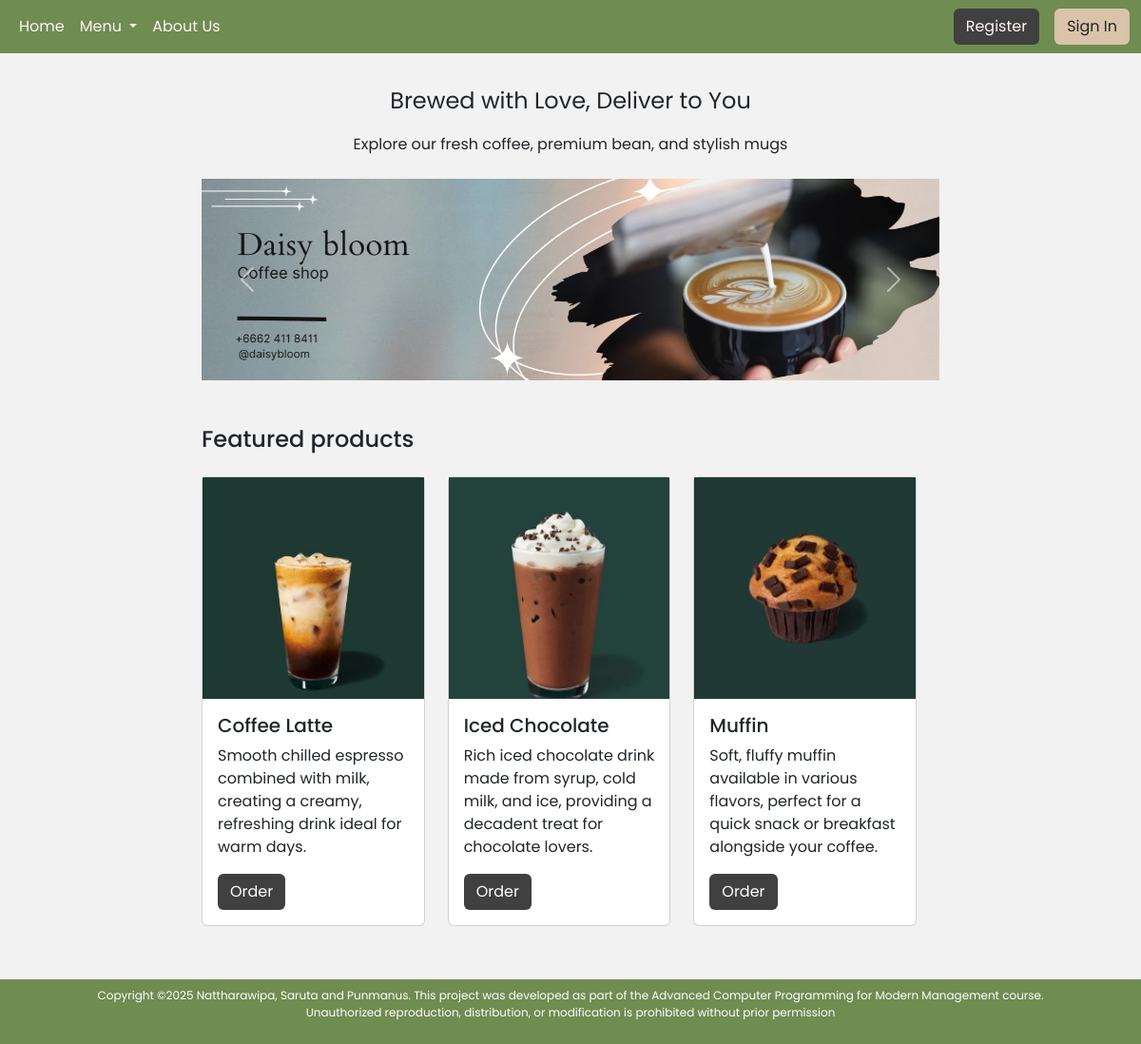
The page / on the database its author committed.
### tables this page shows
CREATE TABLE `goods` (
  `goods_id` int(11) NOT NULL,
  `name` varchar(50) NOT NULL,
  `description` varchar(250) NOT NULL,
  `price` decimal(10,2) NOT NULL,
  `quantity` int(11) NOT NULL,
  `Coffee` varchar(50) NOT NULL,
  `img` varchar(255) NOT NULL
);

### index.php (the view, shortened to what this page needs)
<?php
include 'php/config.php';
    $userQuery1 = "SELECT * FROM goods WHERE goods_id = '17' " ;
    $userQuery2 = "SELECT * FROM goods WHERE goods_id = '23' " ;
    $userQuery3 = "SELECT * FROM goods WHERE goods_id = '24' " ;
    $result1 = mysqli_query($connect,$userQuery1);
    $result2 = mysqli_query($connect,$userQuery2);
    $result3 = mysqli_query($connect,$userQuery3);
    $row1 = mysqli_fetch_assoc($result1);
    $row2 = mysqli_fetch_assoc($result2);
    $row3 = mysqli_fetch_assoc($result3);
?>
<!DOCTYPE html>
<html lang="en">
<head>
    <link rel="stylesheet" href="css/bootstrap.min.css">
    <link rel="stylesheet" href="style.css">
</head>
<body>
    <?php include_once "navbar.php"; ?>
    <div class="container-fluid my-2 wrapper">
        <div class="row content">
            <div class="col col-md-1 col-lg-2">
            </div>
            <div class="col-12 col-md-10 col-lg-8">
                 <div class="my-4">
                    <p class="fs-4 text-center">Brewed with Love, Deliver to You</p>
                    <p class="fs-6 text-center">Explore our fresh coffee, premium bean, and stylish mugs</p>
                 </div>
                <div class="row">
                    <div id="carouselExampleAutoplaying" class="carousel slide" data-bs-ride="carousel">
                        <div class="carousel-inner">
                            <div class="carousel-item active">
                            <img src="material/img/Banner1.JPG" class="d-block w-100" alt="banner">
                            </div>
                        </div>
                        <button class="carousel-control-prev" type="button" data-bs-target="#carouselExampleAutoplaying" data-bs-slide="prev">
                            <span class="carousel-control-prev-icon" aria-hidden="true"></span>
                        </button>
                        <button class="carousel-control-next" type="button" data-bs-target="#carouselExampleAutoplaying" data-bs-slide="next">
                            <span class="carousel-control-next-icon" aria-hidden="true"></span>
                        </button>
                    </div>
                </div>
                <div class="row my-5">
                    <div class="row">
                        <h4>Featured products</h4>
                    </div>
                    <div class="row mt-3">
                        <div class="col-12 col-md-4 col-lg-4">
                        <div class="card">
                                <img src="img-upload/<?= $row1['img']; ?>">
                                <div class="card-body">
                                    <h5 class="card-title">
                                        <?php echo $row1['name']; ?>
                                    </h5>
                                    <p class="card-text">
                                        <?php echo $row1['description']?>
                                    </p>
                                    <a href="orderMenuCoffee.php?id=<?= $row1['goods_id']; ?>" class="btn" style="background-color: #404040; color: #fff;">Order</a>
                                </div>
                            </div>
                        </div>
                        <div class="col-12 col-md-4 col-lg-4">
                        <div class="card">
                            <img src="img-upload/<?= $row2['img']; ?>">
                            <div class="card-body">
                                <h5 class="card-title"><?php echo $row2['name']?></h5>
                                <p class="card-text"><?php echo $row2['description']?></p>
                                <a class="btn" style="background-color: #404040; color: #fff;" href="orderMenuCoffee.php?id=<?= $row2['goods_id']; ?>">Order</a>
                            </div>
                        </div>
                        </div>
                        <div class="col-12 col-md-4 col-lg-4">
                        <div class="card">
                            <img src="img-upload/<?= $row3['img']; ?>">
                            <div class="card-body">
                                <h5 class="card-title"><?php echo $row3['name']?></h5>
                                <p class="card-text"><?php echo $row3['description']?></p>
                                <a href="orderMenuCoffee.php?id=<?= $row3['goods_id']; ?>" class="btn" style="background-color: #404040; color: #fff;">Order</a>
                            </div>
                        </div>
                        </div>
                    </div>
                </div>
            </div>
            <div class="col col-md-1 col-lg-2">
            </div>
        </div>
    </div>
    <?php include_once "footer.php"; ?>
</body>
</html>

### style.css (style rules this page uses)
body { background-color: #f2f2f2; font-family: "Poppins", serif; font-weight: 400; font-style: normal; height: 100%; }

### rows shown on the page
goods: img (picture), name "Coffee Latte", description "Smooth chilled espresso combined with milk, creating a creamy, refreshing drink ideal for warm days."
goods: img (picture), name "Iced Chocolate", description "Rich iced chocolate drink made from syrup, cold milk, and ice, providing a decadent treat for chocolate lovers."
goods: img (picture), name "Muffin", description "Soft, fluffy muffin available in various flavors, perfect for a quick snack or breakfast alongside your coffee."
